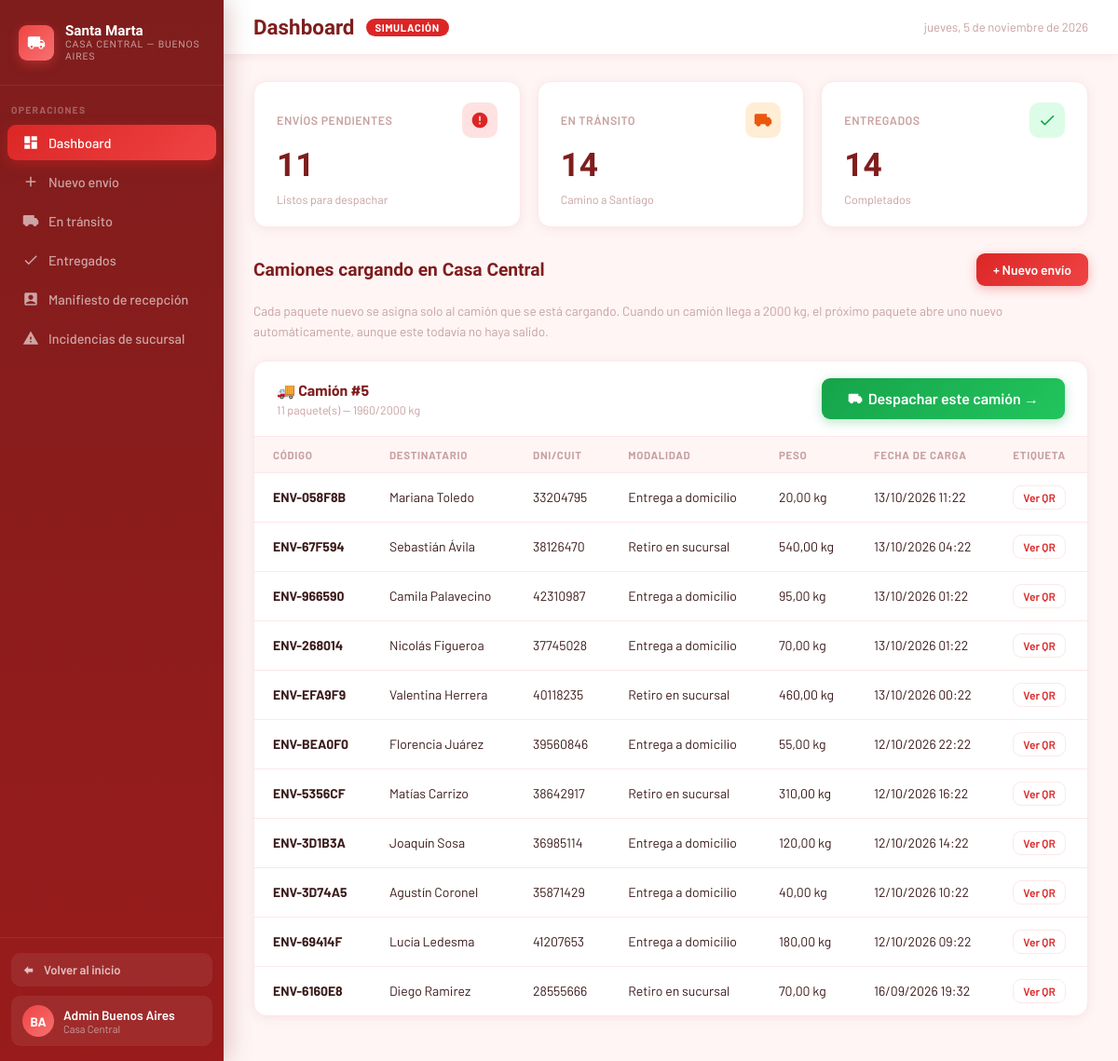
The app's page /casacentral/ with its own data.
### core/models.py (models this page shows, shortened)
class Despacho(models.Model):
    CAPACIDAD_MAX_PESO_KG = 2000
    fecha_creacion = models.DateTimeField(null=True, blank=True)
    fecha_salida = models.DateTimeField(null=True, blank=True)
    recepcion_finalizada = models.BooleanField(default=False)
    fecha_recepcion_finalizada = models.DateTimeField(null=True, blank=True)
    @property
    def total_envios(self):
        return self.envios.exclude(estado='cancelado').count()
    @property
    def peso_total(self):
        return self.envios.exclude(estado='cancelado').aggregate(total=models.Sum('peso'))['total'] or 0
    @property
    def envios_a_despachar(self):
        return self.envios.filter(estado='pendiente').order_by('-fecha_registro')
    @property
    def envios_cancelados_a_retirar(self):
        return self.envios.filter(estado='cancelado')
    @property
    def envios_recibidos(self):
        return self.envios.exclude(estado__in=['pendiente', 'en_transito', 'extraviado']).count()

class Envio(models.Model):
    ESTADO_CHOICES = [
        ('pendiente', 'Pendiente'),
        ('en_transito', 'En tránsito'),
        ('en_sucursal', 'En sucursal'),
        ('en_reparto', 'En reparto'),
        ('entregado', 'Entregado'),
        ('cancelado', 'Cancelado'),
        ('devuelto', 'Devuelto'),
        ('retenido', 'Retenido'),
        ('extraviado', 'Extraviado'),
    ]
    MODALIDAD_CHOICES = [
        ('domicilio', 'Entrega a domicilio'),
        ('sucursal', 'Retiro en sucursal'),
    ]
    ZONA_CHOICES = [
        ('norte', 'Norte'),
        ('sur', 'Sur'),
        ('este', 'Este'),
        ('oeste', 'Oeste'),
    ]
    codigo = models.CharField(max_length=20, unique=True, editable=False)
    destinatario = models.ForeignKey(Usuario, on_delete=models.PROTECT, related_name='envios')
    despacho = models.ForeignKey(Despacho, on_delete=models.SET_NULL, null=True, blank=True, related_name='envios')
    contenido = models.CharField(max_length=200)
    peso = models.DecimalField(max_digits=6, decimal_places=2, default=1, help_text='Peso en kilogramos')
    precio = models.DecimalField(max_digits=10, decimal_places=2)
    estado = models.CharField(max_length=20, choices=ESTADO_CHOICES, default='pendiente')
    modalidad = models.CharField(max_length=20, choices=MODALIDAD_CHOICES)
    direccion_entrega = models.CharField(max_length=200, blank=True)
    zona = models.CharField(max_length=10, choices=ZONA_CHOICES, blank=True)
    fecha_registro = models.DateTimeField(auto_now_add=True)
    fecha_actualizacion = models.DateTimeField(auto_now=True)
    fecha_recepcion = models.DateTimeField(null=True, blank=True)
    fecha_entrega = models.DateTimeField(null=True, blank=True)
    entregado_por = models.ForeignKey(
        Usuario, on_delete=models.SET_NULL, null=True, blank=True, related_name='entregas_realizadas'
    )
    lat = models.FloatField(null=True, blank=True)
    lon = models.FloatField(null=True, blank=True)
    notificado_demora = models.BooleanField(default=False)
    intentos_entrega = models.PositiveSmallIntegerField(default=0)
    ESTADOS_ACTIVOS = ['pendiente', 'en_transito', 'en_sucursal', 'en_reparto']
    UMBRAL_DEMORA_DIAS = 2
    MAX_INTENTOS_ENTREGA = 2
    UMBRAL_RETENCION_DIAS = 20

class Usuario(AbstractUser):
    ROL_CHOICES = [
        ('admin', 'Administrador'),
        ('empleado', 'Empleado'),
        ('cliente', 'Cliente'),
    ]
    rol = models.CharField(max_length=20, choices=ROL_CHOICES)
    dni = models.CharField(max_length=20, unique=True)
    telefono = models.CharField(max_length=20, blank=True)

### casacentral/views.py (the view)
# urls.py: path('', views.dashboard_view, name='casacentral_dashboard'),
def dashboard_view(request):
    envios_pendientes = Envio.objects.filter(estado='pendiente').order_by('-fecha_registro')
    envios_transito = Envio.objects.filter(estado='en_transito').select_related('destinatario').order_by('-fecha_registro')
    envios_entregados = Envio.objects.filter(estado='entregado').select_related('destinatario').order_by('-fecha_registro')
    envios_recibidos = Envio.objects.exclude(fecha_recepcion__isnull=True).order_by('-fecha_recepcion')
    incidencias_sucursal = Incidencia.objects.filter(
        envio__despacho__isnull=False
    ).select_related('envio', 'envio__despacho', 'envio__destinatario', 'registrado_por').order_by('-fecha')
    return render(request, 'casacentral/dashboard.html', {
        'envios_pendientes': envios_pendientes,
        'envios_transito': envios_transito,
        'envios_entregados': envios_entregados,
        'envios_recibidos': envios_recibidos,
        'incidencias_sucursal': incidencias_sucursal,
        'despachos': Despacho.objects.filter(fecha_salida__isnull=False).prefetch_related('envios').order_by('-fecha_salida'),
        'despachos_abiertos': Despacho.objects.filter(fecha_salida__isnull=True).prefetch_related('envios__destinatario').order_by('fecha_creacion'),
        'capacidad_camion': Despacho.CAPACIDAD_MAX_PESO_KG,
    })

### casacentral/templates/casacentral/dashboard.html (shortened to what this page needs)
<!DOCTYPE html>
<html lang="es">
<head>
</head>
<body>
<aside class="sidebar">
  <div class="sidebar-logo">
    <div class="sidebar-logo-icon">
    </div>
    <div class="sidebar-logo-text">Santa Marta<span>Casa Central — Buenos Aires</span></div>
  </div>
  <div class="sidebar-section">Operaciones</div>
  <a href="#" class="nav-item active" onclick="showPage('dashboard')">
    <svg viewBox="0 0 24 24" fill="currentColor"><path d="M3 13h8V3H3v10zm0 8h8v-6H3v6zm10 0h8V11h-8v10zm0-18v6h8V3h-8z"/></svg>Dashboard
  </a>
  <a href="#" class="nav-item" onclick="showPage('nuevo-envio')">
    <svg viewBox="0 0 24 24" fill="currentColor"><path d="M19 13h-6v6h-2v-6H5v-2h6V5h2v6h6v2z"/></svg>Nuevo envío
  </a>
  <a href="#" class="nav-item" onclick="showPage('en-transito')">
    <svg viewBox="0 0 24 24" fill="currentColor"><path d="M20 8h-3V4H3c-1.1 0-2 .9-2 2v11h2c0 1.66 1.34 3 3 3s3-1.34 3-3h6c0 1.66 1.34 3 3 3s3-1.34 3-3h2v-5l-3-4z"/></svg>En tránsito
  </a>
  <a href="#" class="nav-item" onclick="showPage('entregados')">
    <svg viewBox="0 0 24 24" fill="currentColor"><path d="M9 16.17L4.83 12l-1.42 1.41L9 19 21 7l-1.41-1.41L9 16.17z"/></svg>Entregados
  </a>
  <a href="#" class="nav-item" onclick="showPage('manifiesto')">
    <svg viewBox="0 0 24 24" fill="currentColor"><path d="M19 3H5c-1.1 0-2 .9-2 2v14c0 1.1.9 2 2 2h14c1.1 0 2-.9 2-2V5c0-1.1-.9-2-2-2zm-7 3c1.93 0 3.5 1.57 3.5 3.5S13.93 13 12 13s-3.5-1.57-3.5-3.5S10.07 6 12 6zm7 13H5v-.23c0-.62.28-1.2.76-1.58C7.47 15.82 9.64 15 12 15s4.53.82 6.24 2.19c.48.38.76.97.76 1.58V19z"/></svg>Manifiesto de recepción
  </a>
  <a href="#" class="nav-item" onclick="showPage('incidencias')">
    <svg viewBox="0 0 24 24" fill="currentColor"><path d="M1 21h22L12 2 1 21zm12-3h-2v-2h2v2zm0-4h-2v-4h2v4z"/></svg>Incidencias de sucursal
  </a>
  <div class="sidebar-footer">
    <a href="/" style="display:flex;align-items:center;gap:8px;padding:10px 12px;border-radius:10px;background:rgba(255,255,255,.07);color:rgba(255,255,255,.7);text-decoration:none;font-size:.82rem;font-weight:600;margin-bottom:10px;transition:background .2s;">
      <svg viewBox="0 0 24 24" fill="currentColor" style="width:15px;height:15px;flex-shrink:0;"><path d="M10 19l-7-7 7-7v4h8v6h-8v4z"/></svg>
      Volver al inicio
    </a>
    <div class="user-badge">
      <div class="user-avatar">BA</div>
      <div class="user-info">
        <div class="user-name">Admin Buenos Aires</div>
        <div class="user-role">Casa Central</div>
      </div>
    </div>
  </div>
</aside>
<div class="main">
  <div class="topbar">
    <div style="display:flex;align-items:center;gap:12px;">
      <div class="topbar-title" id="topbar-title">Dashboard</div>
      <span class="topbar-badge">SIMULACIÓN</span>
    </div>
    <span class="topbar-date" id="topbar-date"></span>
  </div>
  <div class="content">
    <div id="page-dashboard">
      <div class="stats-grid">
        <div class="stat-card">
          <div class="stat-card-top"><span class="stat-card-label">Envíos pendientes</span><div class="stat-icon red"><svg viewBox="0 0 24 24" fill="currentColor"><path d="M12 2C6.48 2 2 6.48 2 12s4.48 10 10 10 10-4.48 10-10S17.52 2 12 2zm1 15h-2v-2h2v2zm0-4h-2V7h2v6z"/></svg></div></div>
          <div class="stat-card-num">{{ envios_pendientes.count }}</div>
          <div class="stat-card-sub">Listos para despachar</div>
        </div>
        <div class="stat-card">
          <div class="stat-card-top"><span class="stat-card-label">En tránsito</span><div class="stat-icon orange"><svg viewBox="0 0 24 24" fill="currentColor"><path d="M20 8h-3V4H3c-1.1 0-2 .9-2 2v11h2c0 1.66 1.34 3 3 3s3-1.34 3-3h6c0 1.66 1.34 3 3 3s3-1.34 3-3h2v-5l-3-4z"/></svg></div></div>
          <div class="stat-card-num">{{ envios_transito.count }}</div>
          <div class="stat-card-sub">Camino a Santiago</div>
        </div>
        <div class="stat-card">
          <div class="stat-card-top"><span class="stat-card-label">Entregados</span><div class="stat-icon green"><svg viewBox="0 0 24 24" fill="currentColor"><path d="M9 16.17L4.83 12l-1.42 1.41L9 19 21 7l-1.41-1.41L9 16.17z"/></svg></div></div>
          <div class="stat-card-num">{{ envios_entregados.count }}</div>
          <div class="stat-card-sub">Completados</div>
        </div>
      </div>
      <div class="section-header">
        <div class="section-title">Camiones cargando en Casa Central</div>
        <button class="btn btn-primary" onclick="showPage('nuevo-envio')">+ Nuevo envío</button>
      </div>
      <p style="font-size:.85rem;color:var(--gray);line-height:1.6;margin-bottom:20px;">
        Cada paquete nuevo se asigna solo al camión que se está cargando. Cuando un camión llega a
        {{ capacidad_camion }} kg, el próximo paquete abre uno nuevo automáticamente, aunque este todavía no haya salido.
      </p>
      {% for despacho in despachos_abiertos %}
      <div class="table-card" style="margin-bottom:20px;">
        <div class="table-card-header">
          <div>
            <span class="table-card-title">🚚 Camión #{{ despacho.id }}</span>
            <div style="font-size:.78rem;color:var(--gray);margin-top:4px;">
              {{ despacho.total_envios }} paquete(s) — {{ despacho.peso_total }}/{{ despacho.CAPACIDAD_MAX_PESO_KG }} kg
            </div>
          </div>
          {% if despacho.total_envios > 0 %}
          <form method="POST" action="{% url 'casacentral_despachar' %}">
            <button type="submit" class="btn btn-despachar">
              <svg viewBox="0 0 24 24" fill="currentColor" style="width:16px;height:16px;"><path d="M20 8h-3V4H3c-1.1 0-2 .9-2 2v11h2c0 1.66 1.34 3 3 3s3-1.34 3-3h6c0 1.66 1.34 3 3 3s3-1.34 3-3h2v-5l-3-4z"/></svg>
              Despachar este camión →
            </button>
          </form>
          {% else %}
          <span style="font-size:.78rem;color:var(--gray);font-style:italic;">Sin paquetes para despachar</span>
          {% endif %}
        </div>
        <table>
          <thead><tr><th>Código</th><th>Destinatario</th><th>DNI/CUIT</th><th>Modalidad</th><th>Peso</th><th>Fecha de carga</th><th>Etiqueta</th></tr></thead>
          <tbody>
            {% for envio in despacho.envios_a_despachar %}
            <tr>
              <td><strong>{{ envio.codigo }}</strong></td>
              <td>{{ envio.destinatario.get_full_name }}</td>
              <td>{{ envio.destinatario.dni }}</td>
              <td>{{ envio.get_modalidad_display }}</td>
              <td>{{ envio.peso }} kg</td>
              <td>{{ envio.fecha_registro|date:"d/m/Y H:i" }}</td>
              <td><button class="btn btn-etiqueta" onclick="verEtiqueta('{{ envio.codigo }}')">Ver QR</button></td>
            </tr>
            {% endfor %}
          </tbody>
        </table>
      </div>
      {% empty %}
      <div class="table-card">
        <div style="text-align:center;color:var(--gray);padding:24px;">No hay envíos pendientes de despacho</div>
      </div>
      {% endfor %}
    </div>
  </div>
</div>
</body>
</html>

### records on screen
Despacho: id "5", total_envios "11", peso_total "1960", CAPACIDAD_MAX_PESO_KG "2000"
Envio: codigo "ENV-058F8B", destinatario.get_full_name "Mariana Toledo", destinatario.dni "33204795", modalidad "Entrega a domicilio", peso "20,00", fecha_registro "13/10/2026 11:22"
Envio: codigo "ENV-67F594", destinatario.get_full_name "Sebastián Ávila", destinatario.dni "38126470", modalidad "Retiro en sucursal", peso "540,00", fecha_registro "13/10/2026 04:22"
Envio: codigo "ENV-966590", destinatario.get_full_name "Camila Palavecino", destinatario.dni "42310987", modalidad "Entrega a domicilio", peso "95,00", fecha_registro "13/10/2026 01:22"
Envio: codigo "ENV-268014", destinatario.get_full_name "Nicolás Figueroa", destinatario.dni "37745028", modalidad "Entrega a domicilio", peso "70,00", fecha_registro "13/10/2026 01:22"
Envio: codigo "ENV-EFA9F9", destinatario.get_full_name "Valentina Herrera", destinatario.dni "40118235", modalidad "Retiro en sucursal", peso "460,00", fecha_registro "13/10/2026 00:22"
Envio: codigo "ENV-BEA0F0", destinatario.get_full_name "Florencia Juárez", destinatario.dni "39560846", modalidad "Entrega a domicilio", peso "55,00", fecha_registro "12/10/2026 22:22"
Envio: codigo "ENV-5356CF", destinatario.get_full_name "Matías Carrizo", destinatario.dni "38642917", modalidad "Retiro en sucursal", peso "310,00", fecha_registro "12/10/2026 16:22"
Envio: codigo "ENV-3D1B3A", destinatario.get_full_name "Joaquín Sosa", destinatario.dni "36985114", modalidad "Entrega a domicilio", peso "120,00", fecha_registro "12/10/2026 14:22"
Envio: codigo "ENV-3D74A5", destinatario.get_full_name "Agustín Coronel", destinatario.dni "35871429", modalidad "Entrega a domicilio", peso "40,00", fecha_registro "12/10/2026 10:22"
Envio: codigo "ENV-69414F", destinatario.get_full_name "Lucía Ledesma", destinatario.dni "41207653", modalidad "Entrega a domicilio", peso "180,00", fecha_registro "12/10/2026 09:22"
Envio: codigo "ENV-6160E8", destinatario.get_full_name "Diego Ramirez", destinatario.dni "28555666", modalidad "Retiro en sucursal", peso "70,00", fecha_registro "16/09/2026 19:32"

### other values on screen
{{ envios_pendientes.count }} "11"
{{ envios_transito.count }} "14"
{{ envios_entregados.count }} "14"
{{ capacidad_camion }} "2000"
